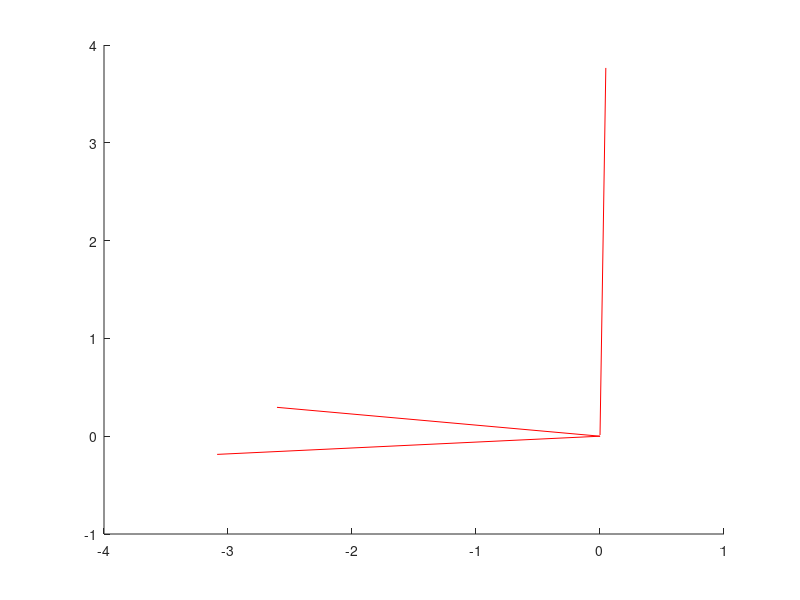

This chart was generated by the following MATLAB code: (Note: this script raises an error after producing the figure.)
%% cleanup
close all
clear all
clc

%% params
dim = 3;
n_features = 250;

%% shift around 0-vector
%f = [0 0; 0 1; 2 1; -2 -1; 0 -1]';
f = randn(dim, n_features) + ones(dim,n_features)*5;
f_mean = mean(f,2);
f = f - repmat(f_mean,1,n_features);

%scatter3(f(1,:),f(2,:),f(3,:),'x');
%axis([-5 5 -5 5 -5 5]);

hold on;
[U S V] = svd(f);

for i = 1:dim
    plot3([0 U(1,i)*sqrt(S(i,i))],[0 U(2,i)*sqrt(S(i,i))],[0 U(3,i)*sqrt(S(i,i))],'r');
end

for i = 1:size(f,2)
    pt = U(:,1)'*f(:,i)*U(:,1);
    pt = pt + U(:,2)'*f(:,i)*U(:,2);
    %plot3([f(1,i) pt(1)],[f(2,i) pt(2)],[f(3,i) pt(3)]);
    scatter3(pt(1),pt(2),pt(3),'.','magenta');
end
hold off;
pause;

cla;
hold on;
for i = 1:size(f,2)
    pt = U(:,1:2)'*f(:,i);
   % pt = pt + U(:,2)'*f(:,i);
    %plot3([f(1,i) pt(1)],[f(2,i) pt(2)],[f(3,i) pt(3)]);
    scatter(pt(1),pt(2),'.','magenta');
end
hold off;